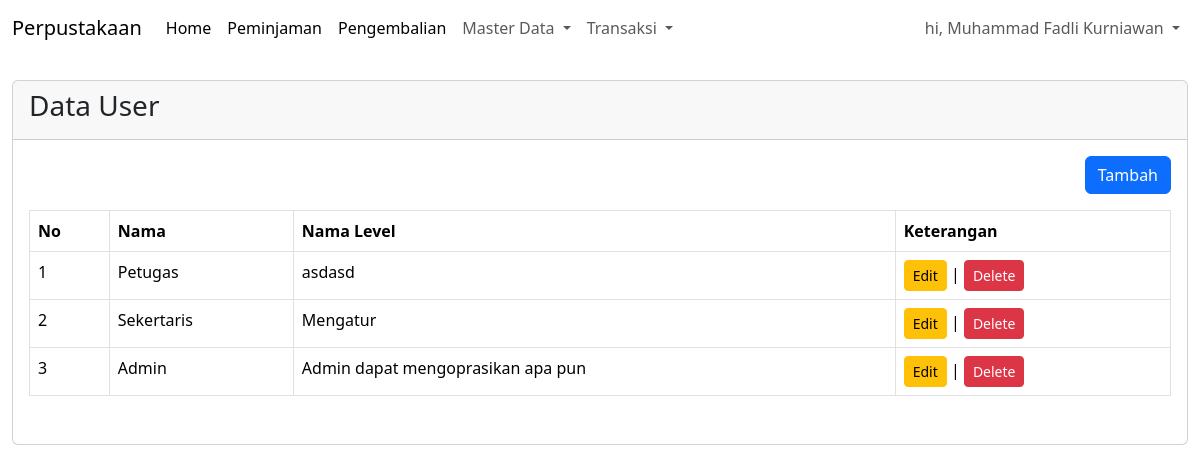
The page /index.php?pg=level (signed in) on the database its author committed.
### tables this page shows
CREATE TABLE `level` (
  `id` int(11) NOT NULL,
  `nama_level` varchar(50) NOT NULL,
  `keterangan` text NOT NULL,
  `created_at` timestamp NOT NULL DEFAULT current_timestamp(),
  `updated_at` timestamp NOT NULL DEFAULT current_timestamp() ON UPDATE current_timestamp()
);

### content/level.php (the view, shortened to what this page needs)
<?php
$query = mysqli_query($koneksi,"SELECT * from level ORDER BY id DESC");
?>
<div class=" mt-4">
    <div class="row">
        <div class="col-sm-12">
            <div class="card">
                <div class="card-header">
                    <h3>Data User</h3>
                </div>
                <div class="card-body">
                    <div class="mb-3" align="right">
                        <a href="?pg=tambah-level" class="btn btn-primary">Tambah </a>
                    </div>
                    <div class="table table-responsive">
                        <table class="table table-bordered">
                            <thead>
                                <tr>
                                    <th>No</th>
                                    <th>Nama</th>
                                    <th>Nama Level</th>
                                    <th>Keterangan</th>
                                </tr>
                            </thead>
                            <tbody>
                                <?php $no = 1; while($rowLevel = mysqli_fetch_assoc($query)): ?>
                                <tr>
                                    <td><?=$no++?></td>
                                    <td><?= $rowLevel['nama_level'] ?></td>
                                    <td><?= $rowLevel['keterangan']?></td>
                                    <td><a href="?pg=tambah-level&edit=<?=$rowLevel['id']?>"
                                            class="btn btn-warning btn-sm">Edit</a> | <a
                                            href="?pg=tambah-level&delete=<?=$rowLevel['id']?>"
                                            class="btn btn-danger btn-sm"
                                            onclick="return confirm('Apakah anda ingin menghapus?')">Delete</a>
                                    </td>
                                </tr>
                                <?php endwhile; ?>
                            </tbody>
                        </table>
                    </div>
                </div>
            </div>
        </div>
    </div>
</div>
</div>

### rows shown on the page
level: nama_level "Petugas", keterangan "asdasd"
level: nama_level "Sekertaris", keterangan "Mengatur"
level: nama_level "Admin", keterangan "Admin dapat mengoprasikan apa pun"

### other values the page prints
$_SESSION['NAMA_LENGKAP'] "Muhammad Fadli Kurniawan"
